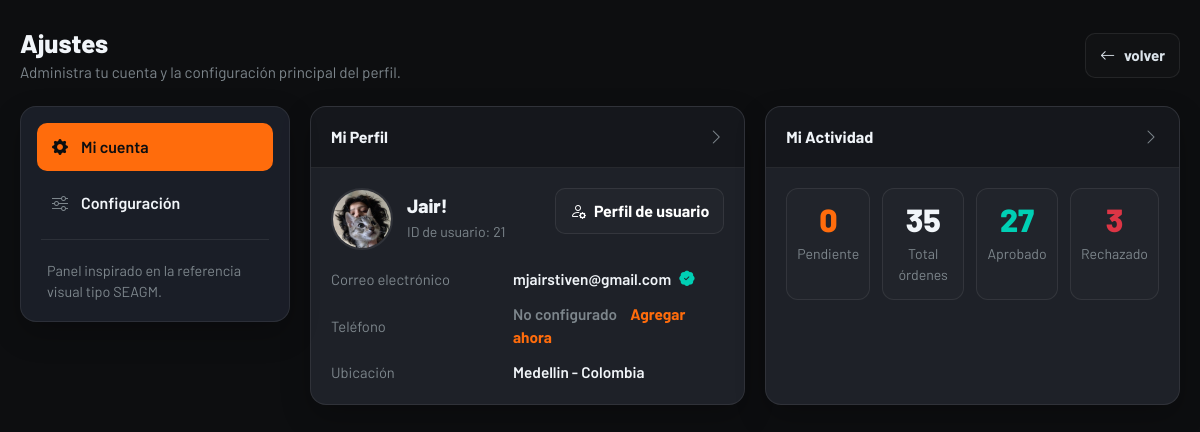
The page /settings/ajustes.php (signed in) on the database its author committed.
### tables this page shows
CREATE TABLE
  `users` (
    `id` int (11) NOT NULL,
    `nombre` varchar(30) NOT NULL,
    `correo` varchar(50) NOT NULL,
    `usuario` varchar(20) NOT NULL,
    `contraseña` varchar(155) NOT NULL,
    `profile_image` varchar(255) NOT NULL,
    `location` varchar(100) NOT NULL,
    `bio` text NOT NULL
  );

### settings/ajustes.php (the view, shortened to what this page needs)
<?php
require_once '../php/conexion_be.php';
$user_id = intval($_SESSION['user_id'] ?? 0);
$row = mysqli_fetch_assoc(mysqli_query($conexion, "SELECT * FROM users WHERE id = '$user_id'"));
$total_ordenes = mysqli_fetch_assoc(mysqli_query($conexion, "SELECT COUNT(*) as total FROM ordenes"))['total'] ?? 0;
$total_aprobadas = mysqli_fetch_assoc(mysqli_query($conexion, "SELECT COUNT(*) as total FROM ordenes WHERE estado = 'aprobada'"))['total'] ?? 0;
$total_rechazadas = mysqli_fetch_assoc(mysqli_query($conexion, "SELECT COUNT(*) as total FROM ordenes WHERE estado = 'rechazada'"))['total'] ?? 0;
$total_pendientes = mysqli_fetch_assoc(mysqli_query($conexion, "SELECT COUNT(*) as total FROM ordenes WHERE estado = 'pendiente'"))['total'] ?? 0;
$avatar = '';
if (!empty($row['profile_image']) && file_exists('../uploads/' . $row['profile_image'])) {
    $avatar = '../uploads/' . htmlspecialchars($row['profile_image']);
}
$initial = strtoupper(substr($row['usuario'] ?? 'U', 0, 1));
?>
<!DOCTYPE html>
<html lang="es">
<head>
    <link href="https://cdn.jsdelivr.net/npm/bootstrap@5.3.2/dist/css/bootstrap.min.css" rel="stylesheet">
    <link href="https://cdn.jsdelivr.net/npm/bootstrap-icons/font/bootstrap-icons.css" rel="stylesheet">
</head>
<body>
    <div class="settings-page">
        <div class="topbar">
            <div>
                <h1 class="topbar-title">Ajustes</h1>
                <p class="topbar-subtitle">Administra tu cuenta y la configuración principal del perfil.</p>
            </div>
            <a href="../home.php" class="back-link">
                <i class="bi bi-arrow-left"></i>
                volver
            </a>
        </div>
        <div class="settings-layout">
            <aside class="settings-sidebar">
                <nav class="sidebar-menu">
                    <a href="#mi-cuenta" class="sidebar-link active">
                        <i class="bi bi-gear-fill"></i>
                        Mi cuenta
                    </a>
                    <a href="#configuracion" class="sidebar-link">
                        <i class="bi bi-sliders"></i>
                        Configuración
                    </a>
                </nav>
                <div class="sidebar-divider"></div>
                <div style="padding: 8px 10px 2px; color: var(--text-soft); font-size: .9rem;">
                    Panel inspirado en la referencia visual tipo SEAGM.
                </div>
            </aside>
            <main class="settings-main">
                <section id="mi-cuenta" class="overview-grid">
                    <article class="card-panel">
                        <div class="card-header">
                            <h2 class="card-title">Mi Perfil</h2>
                            <span class="card-arrow"><i class="bi bi-chevron-right"></i></span>
                        </div>
                        <div class="profile-card-body">
                            <div class="profile-top">
                                <div class="profile-user">
                                    <?php if ($avatar): ?>
                                        <img src="<?= $avatar ?>" alt="Avatar" class="avatar-img">
                                    <?php else: ?>
                                        <div class="avatar-fallback"><?= $initial ?></div>
                                    <?php endif; ?>
                                    <div>
                                        <h3 class="profile-name"><?= htmlspecialchars($row['usuario']) ?></h3>
                                        <div class="profile-id">ID de usuario: <?= htmlspecialchars($row['id']) ?></div>
                                    </div>
                                </div>
                                <a href="../profile/index.php" class="btn-profile">
                                    <i class="bi bi-person-gear"></i>
                                    Perfil de usuario
                                </a>
                            </div>
                            <div class="profile-info-grid">
                                <div class="info-row">
                                    <div class="info-label">Correo electrónico</div>
                                    <div class="info-value verified-badge">
                                        <span><?= htmlspecialchars($row['correo']) ?></span>
                                        <i class="bi bi-patch-check-fill"></i>
                                    </div>
                                </div>
                                <div class="info-row">
                                    <div class="info-label">Teléfono</div>
                                    <div class="info-value">
                                        <span style="color: var(--text-soft);">No configurado</span>
                                        <a href="#configuracion" class="config-link" style="margin-left: 10px;">Agregar
                                            ahora</a>
                                    </div>
                                </div>
                                <div class="info-row">
                                    <div class="info-label">Ubicación</div>
                                    <div class="info-value">
                                        <?= !empty($row['location']) ? htmlspecialchars($row['location']) : '<span style="color: var(--text-soft);">No definida</span>' ?>
                                    </div>
                                </div>
                            </div>
                        </div>
                    </article>
                    <article class="card-panel">
                        <div class="card-header">
                            <h2 class="card-title">Mi Actividad</h2>
                            <span class="card-arrow"><i class="bi bi-chevron-right"></i></span>
                        </div>
                        <div class="activity-card-body">
                            <div class="activity-grid">
                                <div class="activity-item">
                                    <div class="activity-number pending"><?= $total_pendientes ?></div>
                                    <div class="activity-label">Pendiente</div>
                                </div>
                                <div class="activity-item">
                                    <div class="activity-number total"><?= $total_ordenes ?></div>
                                    <div class="activity-label">Total órdenes</div>
                                </div>
                                <div class="activity-item">
                                    <div class="activity-number approved"><?= $total_aprobadas ?></div>
                                    <div class="activity-label">Aprobado</div>
                                </div>
                                <div class="activity-item">
                                    <div class="activity-number rejected"><?= $total_rechazadas ?></div>
                                    <div class="activity-label">Rechazado</div>
                                </div>
                            </div>
                        </div>
                    </article>
                </section>
            </main>
        </div>
    </div>
</body>
</html>

### rows shown on the page
users: profile_image (picture), usuario "Jair!", id "21", correo "mjairstiven@gmail.com", location "Medellin - Colombia"

### other values the page prints
$total_pendientes "0"
$total_ordenes "35"
$total_aprobadas "27"
$total_rechazadas "3"
